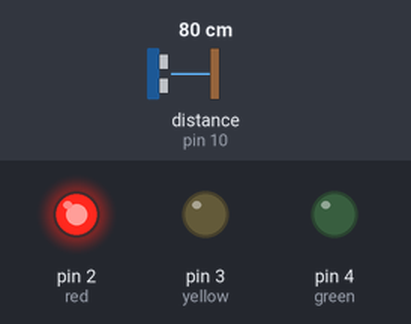
The sketch below on a simulated Arduino Uno, built with avr-gcc and run on an emulated ATmega328P. Shown: output pins drawn as LEDs (lit = HIGH). Wiring (inferred from the names in the program): ultrasonic range finder: trigger pin 9; echo pin 10. Inputs (shaded band) come from the test bench; at power-on: distance to the obstacle (sensor on pin 10) 80 cm. The echo pulse lasts 58.3 µs per cm; pins used as bus, display or sensor lines are not drawn; what the sketch prints to the serial monitor is not drawn.

Above: at 2.5 s.
At 6.0 s:
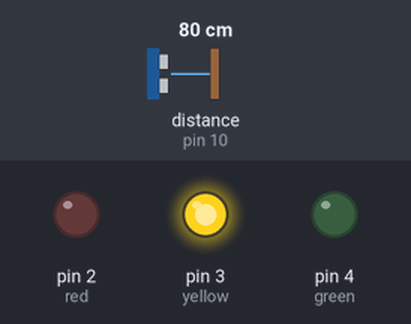
At 9.0 s:
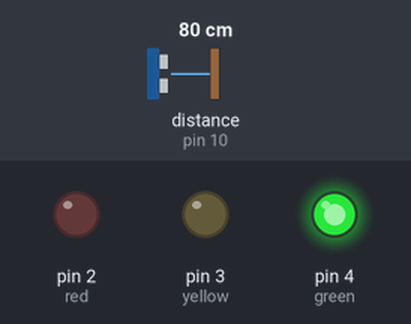
Timing chart, 0 to 14.3 s (numbered marks = the images above):
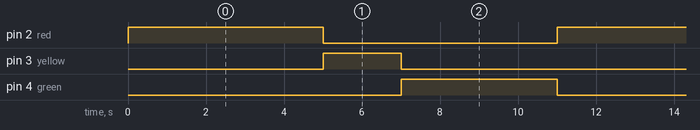

The sketch:

Smart_Traffic_Light_System.ino
```cpp
// ---------------- Smart Traffic Light System ----------------
// Components: Arduino Uno, HC-SR04, LEDs, Button, Buzzer
// Author: Nandhika Sri (GitHub Project)
// ------------------------------------------------------------------

#define trigPin 9
#define echoPin 10

// Traffic light pins
int red = 2;
int yellow = 3;
int green = 4;

long duration;
int distance;

void setup() {
  pinMode(trigPin, OUTPUT);
  pinMode(echoPin, INPUT);

  pinMode(red, OUTPUT);
  pinMode(yellow, OUTPUT);
  pinMode(green, OUTPUT);

  Serial.begin(9600);
}

void loop() {
  // Measure traffic density
  digitalWrite(trigPin, LOW);
  delayMicroseconds(2);
  digitalWrite(trigPin, HIGH);
  delayMicroseconds(10);
  digitalWrite(trigPin, LOW);
  duration = pulseIn(echoPin, HIGH);
  distance = duration * 0.034 / 2;

  Serial.print("Traffic Distance: ");
  Serial.println(distance);

  // Normal traffic cycle
  digitalWrite(red, HIGH);
  delay(5000);
  digitalWrite(red, LOW);

  digitalWrite(yellow, HIGH);
  delay(2000);
  digitalWrite(yellow, LOW);

  // Green timing depends on traffic
  digitalWrite(green, HIGH);
  if (distance < 20) { // If cars detected close
    delay(7000);  // Longer green
  } else {
    delay(4000);  // Shorter green
  }
  digitalWrite(green, LOW);
}
```

Measured:
- by itself, pin 2 (red): alternates HIGH for 5.0 s and LOW for 6.0 s
- by itself, pin 3 (yellow): alternates HIGH for 2.0 s and LOW for 9.0 s
- by itself, pin 4 (green): alternates HIGH for 4.0 s and LOW for 7.0 s
